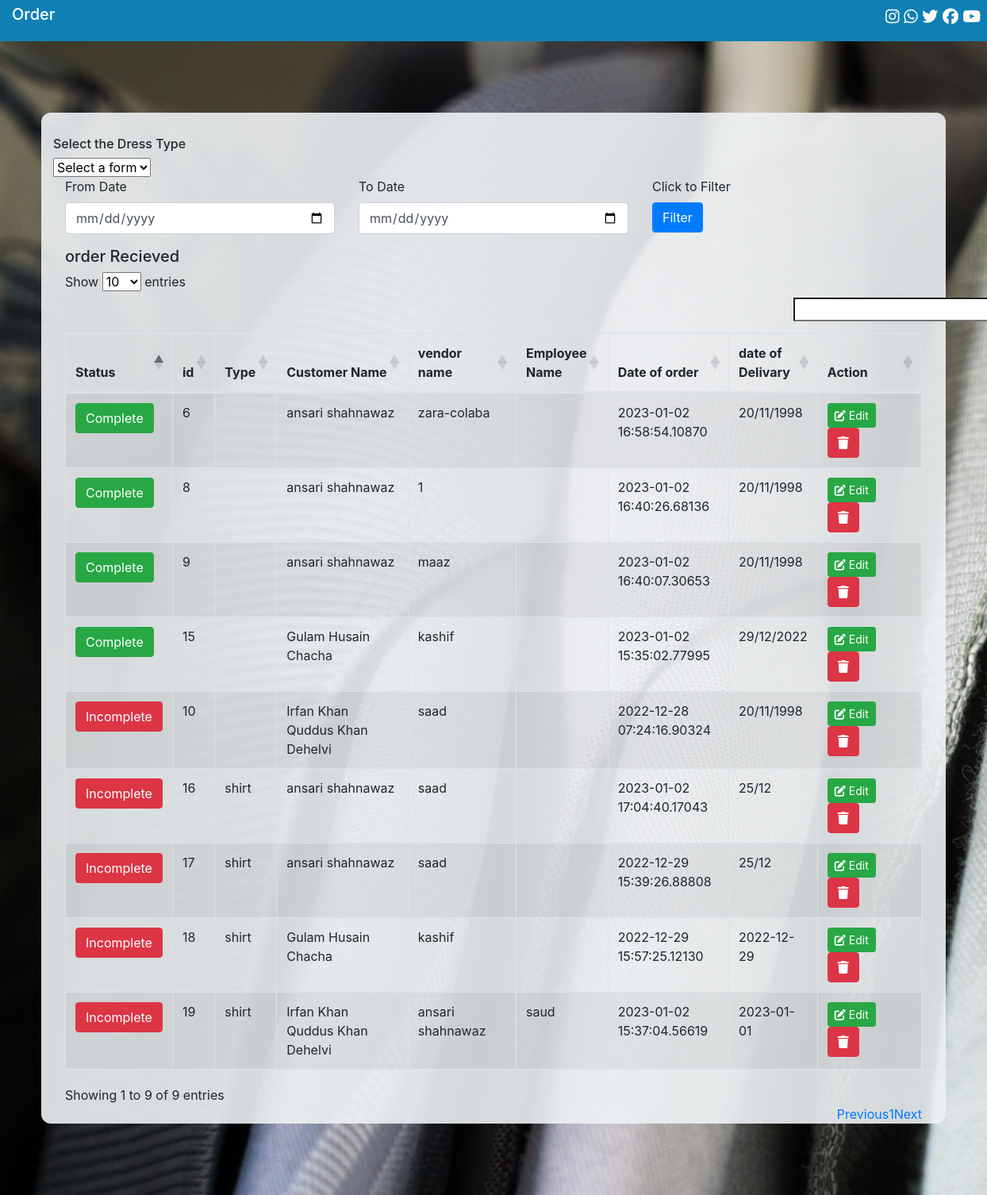
Page /Customer/register.php on the committed database.
### tables this page shows
CREATE TABLE `orders` (
  `sr` bigint(20) UNSIGNED NOT NULL,
  `type` varchar(15) NOT NULL,
  `cust_name` varchar(255) NOT NULL,
  `del_date` varchar(255) NOT NULL,
  `vendor` varchar(255) NOT NULL,
  `emp_name` varchar(32) NOT NULL,
  `height` varchar(15) NOT NULL,
  `shoulder` varchar(15) NOT NULL,
  `chest` varchar(15) NOT NULL,
  `sleev` varchar(15) NOT NULL,
  `neck` varchar(15) NOT NULL,
  `bh` varchar(15) NOT NULL,
  `fix` varchar(15) NOT NULL,
  `stomach` varchar(15) NOT NULL,
  `seat` varchar(15) NOT NULL,
  `cuff` varchar(15) NOT NULL,
  `collar` varchar(15) NOT NULL,
  `rem` varchar(255) NOT NULL,
  `time` timestamp(5) NOT NULL DEFAULT current_timestamp(5) ON UPDATE current_timestamp(5),
  `status` int(1) NOT NULL
);

### Customer/register.php (the view, shortened to what this page needs)
<?php
include('../connection.php');
?>
<!DOCTYPE html>
<html lang="en">
<head>
    <link rel="stylesheet" href="../css/bootstrap.css">
    <link rel="stylesheet" href="../css/datatable.css">
    <link rel="stylesheet" href="../css/style.css">
</head>
<body>
    <div class="container-fluid top">
        <div class="row">
          <div class="col-sm-9">
            <h5>Order</h5>
          </div>
          <div class="col-sm-3 social" id="social">
            <ul>
              <a href="#"><i class="fa-brands fa-instagram"></i></a>
              <a href="#"><i class="fa-brands fa-whatsapp"></i></a>
              <a href="#"><i class="fa-brands fa-twitter"></i></a>
              <a href="#"><i class="fa-brands fa-facebook"></i></a>
              <a href="#"><i class="fa-brands fa-youtube"></i></a>
            </ul>
          </div>
        </div>
      </div>
      <div class="container-fluid order_panel responsive">
        <div class="container order_panel_child">
            <h6>Select the Dress Type</h6>
            <select id="formSel">
                <option value="-">Select a form</option>
              </select>
        </div><hr>
 </div><br>
 <div class="container display_section">
  <?php
  include('order_display.php');
  ?>
  </div>
</body>
</html>

### Customer/order_display.php
<?php
include('../connection.php');
$display = mysqli_query($conn, "SELECT * FROM orders");
?>
<form action="" method="GET">
    <div class="row">
        <div class="col-md-4">
            <div class="form-group">
                <label>From Date</label>
                <input type="date" name="from_date" value="<?php if(isset($_GET["from_date"])){ echo $_GET["from_date"]; } ?>" class="form-control">
            </div>
        </div>
        <div class="col-md-4">
            <div class="form-group">
                <label>To Date</label>
                <input type="date" name="to_date" value="<?php if(isset($_GET["to_date"])){ echo $_GET["to_date"]; } ?>" class="form-control">
            </div>
        </div>
        <div class="col-md-4">
            <div class="form-group">
                <label>Click to Filter</label> <br>
                <button type="submit" class="btn btn-primary">Filter</button>
            </div>
        </div>
    </div>
</form>
<?php
echo "<h5>order Recieved</h5>";
echo "<table id='myTable' class='table table-striped table-bordered' style='width:100%'>";
echo "<thead>";
echo "<th>Status</th>";
echo "<th width='4%'>id</th>";
echo "<th width='3%'>Type</th>";
echo "<th width='20%'>Customer Name</th>";
echo "<th width='15%'>vendor name</th>";
echo "<th width='10%'>Employee Name</th>";
echo "<th width='15%'>Date of order</th>";
echo "<th width='10%'>date of Delivary</th>";
echo "<th width='16%'>Action</th>";
echo "</thead>";
?>
<tbody>
<?php
        if(isset($_GET['from_date']) && isset($_GET['to_date']))
        {
            $from_date = $_GET['from_date'];
            $to_date = $_GET['to_date'];
            $query = "SELECT * FROM orders WHERE del_date BETWEEN '$from_date' AND '$to_date' ";
            $query_run = mysqli_query($conn, $query);
            if(mysqli_num_rows($query_run) > 0)
            {
                foreach($query_run as $row)
                {
                    ?>
                    <tr>
                        <td>
                            <?php
                            if($row['status']==1) {
                                echo '<p> <a href="status.php?sr='.$row['sr'].'&status=0" class="btn btn-success"> Complete </a> </p> ';
                            }
                            else{
                                echo '<p> <a href="status.php?sr='.$row['sr'].'&status=1" class="btn btn-danger"> Incomplete </a> </p> ';
                            }
                            ?>
                        </td>
                        <td><?= $row['sr']; ?></td>
                        <td><?= $row['type']; ?></td>
                        <td><?= $row['cust_name']; ?></td>
                        <td><?= $row['vendor']; ?></td>
                        <td><?= $row['emp_name']; ?></td>
                        <td><?= $row['time']; ?></td>
                        <td><?= $row['del_date']; ?></td>
                <?php   echo "<td><a href='#' class='btn btn-success btn-sm' data-toggle='modal' data-target='.edit-modal-lg'>
                        <i class='fa-solid fa-pen-to-square'></i> Edit</a>&nbsp;
                        <button type='button' class='btn btn-danger'
                        data-toggle='modal' data-target='.delete-modal-lg'><i class='fa-solid fa-trash'></i></button>
                        </td>
                        ";
                    ?>
                    </tr>
                    <?php
                }
            }
            else
            {
               echo "no data";
            }
        }
        else{
            while ($row = mysqli_fetch_assoc($display)) {
                echo "<tr>";
                ?>
                <td>
                    <?php
                    if($row['status']==1) {
                        echo '<p> <a href="status.php?sr='.$row['sr'].'&status=0" class="btn btn-success"> Complete </a> </p> ';
                    }
                    else{
                        echo '<p> <a href="status.php?sr='.$row['sr'].'&status=1" class="btn btn-danger"> Incomplete </a> </p> ';
                    }
                    ?>
                </td>
                <?php
                echo "<td>" . $row['sr'] . "</td>";
                echo "<td>" . $row['type'] . "</td>";
                echo "<td>" . $row['cust_name'] . "</td>";
                echo "<td>" . $row['vendor'] . "</td>";
                echo "<td>" . $row['emp_name'] . "</td>";
                echo "<td>" . $row['time'] . "</td>";
                echo "<td>" . $row['del_date'] . "</td>";
                echo "<td><a href='#' class='btn btn-success btn-sm' data-toggle='modal' data-target='.edit-modal-lg'>
                <i class='fa-solid fa-pen-to-square'></i> Edit</a>&nbsp;
                <button type='button' class='btn btn-danger'
                data-toggle='modal' data-target='.delete-modal-lg'><i class='fa-solid fa-trash'></i></button>
                </td>
                ";
                }
        }
    ?>
    </tbody>

### css/datatable.css (style rules this page uses)
table.dataTable thead>tr>th.sorting,table.dataTable thead>tr>th.sorting_asc,table.dataTable thead>tr>th.sorting_desc,table.dataTable thead>tr>th.sorting_asc_disabled,table.dataTable thead>tr>th.sorting_desc_disabled,table.dataTable thead>tr>td.sorting,table.dataTable thead>tr>td.sorting_asc,table.dataTable thead>tr>td.sorting_desc,table.dataTable thead>tr>td.sorting_asc_disabled,table.dataTable thead>tr>td.sorting_desc_disabled { cursor:pointer;position:relative;padding-right:26px }
table.dataTable thead>tr>th.sorting:before,table.dataTable thead>tr>th.sorting:after,table.dataTable thead>tr>th.sorting_asc:before,table.dataTable thead>tr>th.sorting_asc:after,table.dataTable thead>tr>th.sorting_desc:before,table.dataTable thead>tr>th.sorting_desc:after,table.dataTable thead>tr>th.sorting_asc_disabled:before,table.dataTable thead>tr>th.sorting_asc_disabled:after,table.dataTable thead>tr>th.sorting_desc_disabled:before,table.dataTable thead>tr>th.sorting_desc_disabled:after,table.dataTable thead>tr>td.sorting:before,table.dataTable thead>tr>td.sorting:after,table.dataTable thead>tr>td.sorting_asc:before,table.dataTable thead>tr>td.sorting_asc:after,table.dataTable thead>tr>td.sorting_desc:before,table.dataTable thead>tr>td.sorting_desc:after,table.dataTable thead>tr>td.sorting_asc_disabled:before,table.dataTable thead>tr>td.sorting_asc_disabled:after,table.dataTable thead>tr>td.sorting_desc_disabled:before,table.dataTable thead>tr>td.sorting_desc_disabled:after { position:absolute;display:block;opacity:.125;right:10px;line-height:9px;font-size:.8em }
table.dataTable thead>tr>th.sorting:before,table.dataTable thead>tr>th.sorting_asc:before,table.dataTable thead>tr>th.sorting_desc:before,table.dataTable thead>tr>th.sorting_asc_disabled:before,table.dataTable thead>tr>th.sorting_desc_disabled:before,table.dataTable thead>tr>td.sorting:before,table.dataTable thead>tr>td.sorting_asc:before,table.dataTable thead>tr>td.sorting_desc:before,table.dataTable thead>tr>td.sorting_asc_disabled:before,table.dataTable thead>tr>td.sorting_desc_disabled:before { bottom:50%;content:"▲" }
table.dataTable thead>tr>th.sorting:after,table.dataTable thead>tr>th.sorting_asc:after,table.dataTable thead>tr>th.sorting_desc:after,table.dataTable thead>tr>th.sorting_asc_disabled:after,table.dataTable thead>tr>th.sorting_desc_disabled:after,table.dataTable thead>tr>td.sorting:after,table.dataTable thead>tr>td.sorting_asc:after,table.dataTable thead>tr>td.sorting_desc:after,table.dataTable thead>tr>td.sorting_asc_disabled:after,table.dataTable thead>tr>td.sorting_desc_disabled:after { top:50%;content:"▼" }
table.dataTable thead>tr>th.sorting_asc:before,table.dataTable thead>tr>th.sorting_desc:after,table.dataTable thead>tr>td.sorting_asc:before,table.dataTable thead>tr>td.sorting_desc:after { opacity:.6 }
table.dataTable thead th,table.dataTable thead td,table.dataTable tfoot th,table.dataTable tfoot td { text-align:left }
table.dataTable { clear:both;margin-top:6px !important;margin-bottom:6px !important;max-width:none !important;border-collapse:separate !important;border-spacing:0 }
table.dataTable td,table.dataTable th { -webkit-box-sizing:content-box;box-sizing:content-box }
table.dataTable.table-striped>tbody>tr:nth-of-type(2n+1) { background-color:transparent }
table.dataTable>tbody>tr { background-color:transparent }
table.dataTable.table-striped>tbody>tr.odd>* { box-shadow:inset 0 0 0 9999px rgba(0, 0, 0, 0.05) }
table.table-bordered.dataTable { border-right-width:0 }
table.table-bordered.dataTable th,table.table-bordered.dataTable td { border-left-width:0 }
table.table-bordered.dataTable th:last-child,table.table-bordered.dataTable th:last-child,table.table-bordered.dataTable td:last-child,table.table-bordered.dataTable td:last-child { border-right-width:1px }
table.table-bordered.dataTable tbody th,table.table-bordered.dataTable tbody td { border-bottom-width:0 }

### Customer/register.php (style rules this page uses)
label { width:140px; display:inline-block; }

### rows in the picture
orders: sr "6", cust_name "ansari shahnawaz", vendor "zara-colaba", time "2023-01-02 16:58:54.10870", del_date "20/11/1998"
orders: sr "8", cust_name "ansari shahnawaz", vendor "1", time "2023-01-02 16:40:26.68136", del_date "20/11/1998"
orders: sr "9", cust_name "ansari shahnawaz", vendor "maaz", time "2023-01-02 16:40:07.30653", del_date "20/11/1998"
orders: sr "10", cust_name "Irfan Khan Quddus Khan Dehelvi", vendor "saad", time "2022-12-28 07:24:16.90324", del_date "20/11/1998"
orders: sr "15", cust_name "Gulam Husain Chacha", vendor "kashif", time "2023-01-02 15:35:02.77995", del_date "29/12/2022"
orders: sr "16", type "shirt", cust_name "ansari shahnawaz", vendor "saad", time "2023-01-02 17:04:40.17043", del_date "25/12"
orders: sr "17", type "shirt", cust_name "ansari shahnawaz", vendor "saad", time "2022-12-29 15:39:26.88808", del_date "25/12"
orders: sr "18", type "shirt", cust_name "Gulam Husain Chacha", vendor "kashif", time "2022-12-29 15:57:25.12130", del_date "2022-12-29"
orders: sr "19", type "shirt", cust_name "Irfan Khan Quddus Khan Dehelvi", vendor "ansari shahnawaz", emp_name "saud", time "2023-01-02 15:37:04.56619", del_date "2023-01-01"
